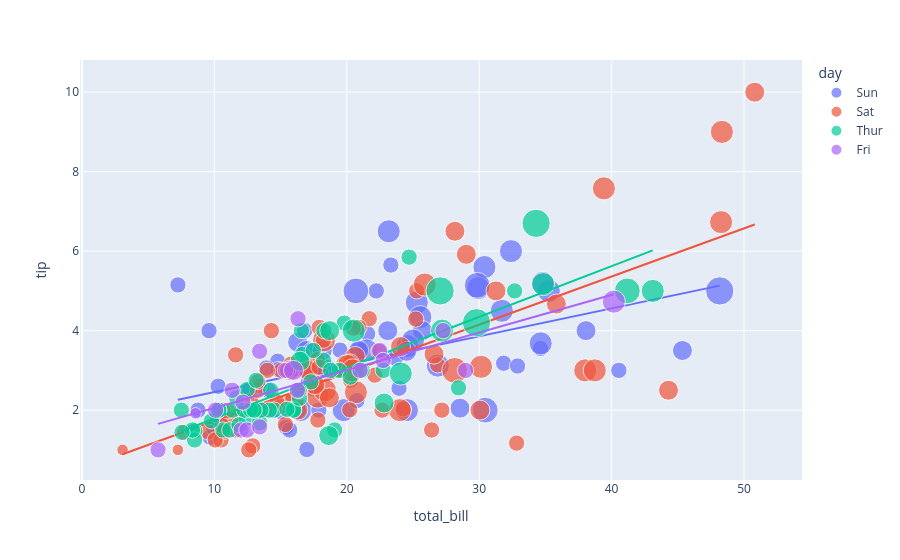

Here is the notebook cell this chart was saved with:
### Code cell
figure=px.scatter(data_frame=data,x="total_bill", y="tip", size="size",color="day",trendline="ols")
figure.show()
